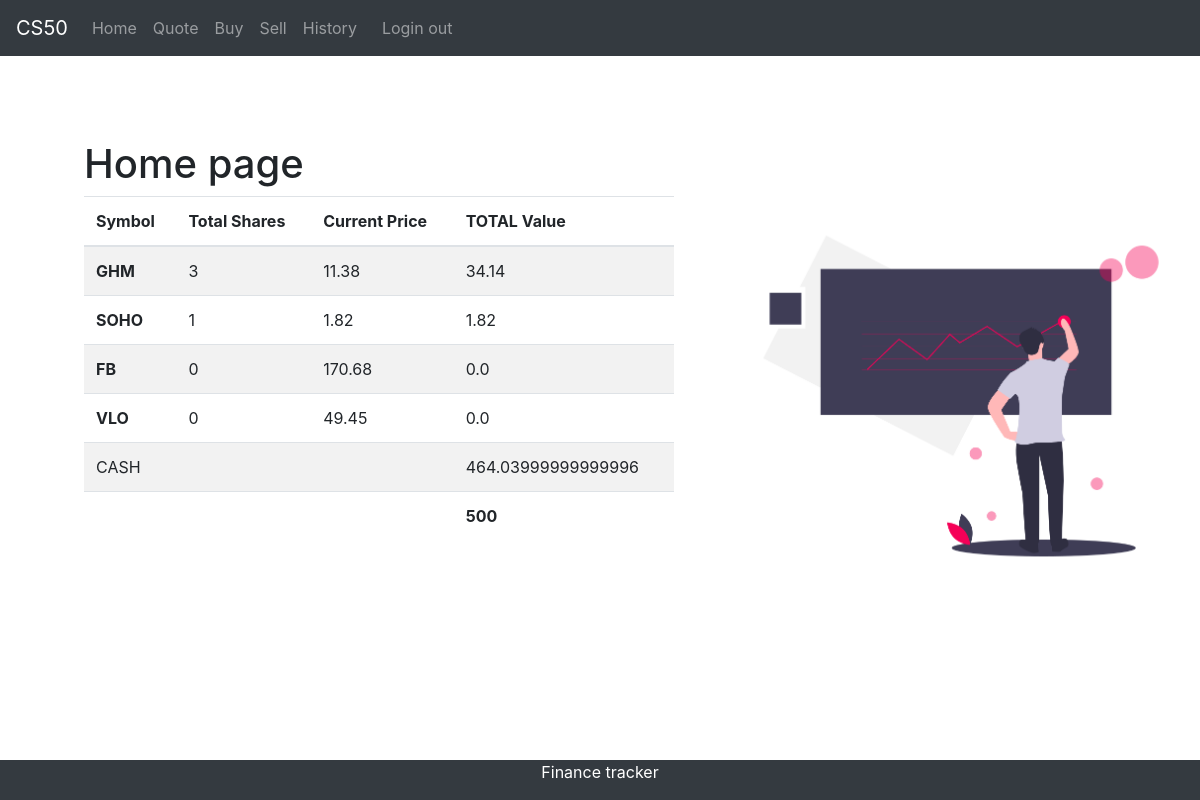
The app's page /home (signed in) with its own data.
### Main.py (models this page shows)
class Stock(db.Model):
    id = db.Column(db.Integer, primary_key=True)
    name = db.Column(db.String(50))
    qty = db.Column(db.Integer)
    owner_id = db.Column(db.Integer, db.ForeignKey('user.id'))
    price = db.Column(db.Integer)

class User(db.Model):
    id = db.Column(db.Integer, primary_key=True)
    email = db.Column(db.String(50))
    password = db.Column(db.String(100))
    cash_in_hand = db.Column(db.Integer, default=500)
    stock = db.relationship('Stock', backref='owner')

### Main.py (the view)
@app.route('/home')
def home():
    user_id = session['user']
    u = User.query.get(user_id)
    stock = Stock.query.all()
    return render_template('home.html', stock=stock, user=user_id, cash=u.cash_in_hand)

### templates/home.html
 {% extends "base.html"%} {% block content%}
<h1>Home page</h1>
<div class="row">
    <div class="col-7">
        <table class="table table-striped table-hover">
            <thead>
                <th scope="col">Symbol</th>
                <th scope="col">Total Shares</th>
                <th scope="col">Current Price</th>
                <th scope="col">TOTAL Value</th>
            </thead>
            <tbody>
                <tr>
                    {% for t in stock %} {% if t.owner_id == user%}
                    <th scope="row">{{ t.name }}</th>
                    <td>{{t.qty }}</td>
                    <td>{{t.price }}</td>
                    <td>{{t.qty * t.price }}</td>
                </tr>
                {% endif %} {% endfor %}
                <tr>
                    <td>CASH</td>
                    <td></td>
                    <td></td>
                    <td>{{cash}}</td>
                </tr>
                <tr>
                    <td></td>
                    <td></td>
                     <td></td>
                        <td><b>500</b></td>
                </tr>
            </tbody>
        </table>
    </div>
    <div class="col-5">
        <img src="/static/homePg.png" alt="" height="400">
    </div>
</div>
{% endblock%}

### templates/base.html (shortened to what this page needs)
<!DOCTYPE html>
<html lang="en">
<head>
    <link rel="stylesheet" href="/static/base.css">
    <link rel="stylesheet" href="https://stackpath.bootstrapcdn.com/bootstrap/4.3.1/css/bootstrap.min.css"
>
</head>
<body>
    <nav class="navbar navbar-expand-sm bg-dark navbar-dark">
        <a class="navbar-brand" href="/home">CS50</a>
        <div class="collapse navbar-collapse" id="collapsibleNavbar">
            <ul class="nav navbar-nav ">
                <li class="nav-item">
                    <a class="nav-link" href="/home">Home</a>
                </li>
                <li class="nav-item">
                    <a class="nav-link" href="/quote">Quote</a>
                </li>
                <li class="nav-item">
                    <a class="nav-link" href="/buy">Buy</a>
                </li>
                <li class="nav-item">
                    <a class="nav-link" href="/sell">Sell</a>
                </li>
                <li class="nav-item">
                    <a class="nav-link" href="/history">History</a>
                </li>
                <li class="nav-item">
                    <a class="nav-link" href="/logout"> &nbsp Login out</a>
                </li>
            </ul>
        </div>
    </nav>
    <div class="content">
        {% block content%} {% endblock%}
    </div>
    <div class="footer">
        <p class="text-center"> Finance tracker</p>
    </div>
</body>
</html>

### static/base.css (style rules this page uses)
body { color:#1864ab; background-color:#f1f3f5; font-size:40px; }
.navbar { margin-bottom:1%; }
.content { padding:2%; margin:5%; }
.footer { position: fixed; height:10%; top:95%; left: 0; bottom: 0; width: 100%; background-color: #343a40; color: white; text-align: center; }

### records on screen
Stock: name "GHM", qty "3", price "11.38", t.qty*t.price "34.14"
Stock: name "SOHO", qty "1", price "1.82", t.qty*t.price "1.82"
Stock: name "FB", qty "0", price "170.68", t.qty*t.price "0.0"
Stock: name "VLO", qty "0", price "49.45", t.qty*t.price "0.0"
User: cash_in_hand "464.03999999999996"
